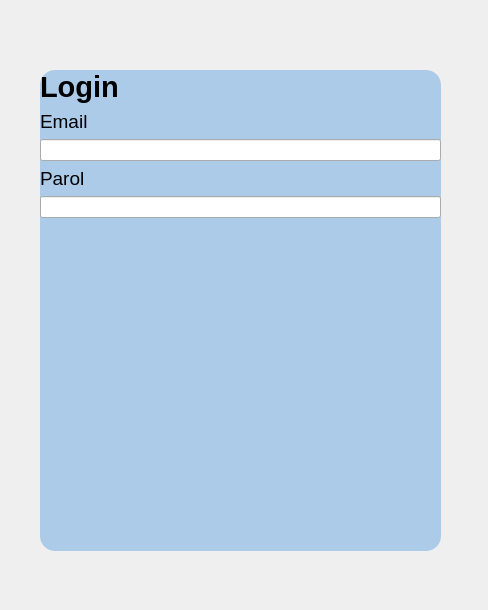
<?xml version="1.0" encoding="UTF-8"?>
<ui version="4.0">
 <class>Dialog</class>
 <widget class="QDialog" name="Dialog">
  <property name="geometry">
   <rect>
    <x>0</x>
    <y>0</y>
    <width>488</width>
    <height>610</height>
   </rect>
  </property>
  <property name="windowTitle">
   <string>Dialog</string>
  </property>
  <widget class="QWidget" name="login_widget" native="true">
   <property name="geometry">
    <rect>
     <x>40</x>
     <y>70</y>
     <width>401</width>
     <height>481</height>
    </rect>
   </property>
   <property name="styleSheet">
    <string notr="true">#login_widget {
	background-color: rgba(0, 112, 215, 0.28);
	border-radius: 15;
}</string>
   </property>
   <layout class="QGridLayout" name="gridLayout">
    <item row="4" column="0">
     <widget class="QLineEdit" name="lineEdit_2">
      <property name="font">
       <font>
        <strikeout>false</strikeout>
       </font>
      </property>
     </widget>
    </item>
    <item row="3" column="0">
     <widget class="QLabel" name="label_3">
      <property name="font">
       <font>
        <pointsize>14</pointsize>
       </font>
      </property>
      <property name="text">
       <string>Parol</string>
      </property>
     </widget>
    </item>
    <item row="1" column="0">
     <widget class="QLabel" name="label_2">
      <property name="font">
       <font>
        <pointsize>14</pointsize>
       </font>
      </property>
      <property name="text">
       <string>Email</string>
      </property>
     </widget>
    </item>
    <item row="2" column="0">
     <widget class="QLineEdit" name="lineEdit"/>
    </item>
    <item row="0" column="0">
     <widget class="QLabel" name="label">
      <property name="font">
       <font>
        <pointsize>22</pointsize>
        <bold>true</bold>
       </font>
      </property>
      <property name="text">
       <string>Login</string>
      </property>
     </widget>
    </item>
    <item row="5" column="0">
     <spacer name="verticalSpacer">
      <property name="orientation">
       <enum>Qt::Orientation::Vertical</enum>
      </property>
      <property name="sizeHint" stdset="0">
       <size>
        <width>20</width>
        <height>40</height>
       </size>
      </property>
     </spacer>
    </item>
   </layout>
   <zorder>lineEdit_2</zorder>
   <zorder>lineEdit</zorder>
   <zorder>label</zorder>
   <zorder>label_2</zorder>
   <zorder>label_3</zorder>
   <zorder>verticalSpacer</zorder>
  </widget>
 </widget>
 <resources/>
 <connections/>
</ui>
